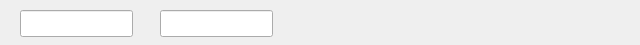
<?xml version="1.0" encoding="UTF-8"?>
<ui version="4.0">
 <class>filterAttributes</class>
 <widget class="QWidget" name="filterAttributes">
  <property name="geometry">
   <rect>
    <x>0</x>
    <y>0</y>
    <width>640</width>
    <height>45</height>
   </rect>
  </property>
  <property name="windowTitle">
   <string>Form</string>
  </property>
  <widget class="QLineEdit" name="key">
   <property name="geometry">
    <rect>
     <x>20</x>
     <y>10</y>
     <width>113</width>
     <height>27</height>
    </rect>
   </property>
  </widget>
  <widget class="QLineEdit" name="value">
   <property name="geometry">
    <rect>
     <x>160</x>
     <y>10</y>
     <width>113</width>
     <height>27</height>
    </rect>
   </property>
  </widget>
 </widget>
 <resources/>
 <connections/>
</ui>
